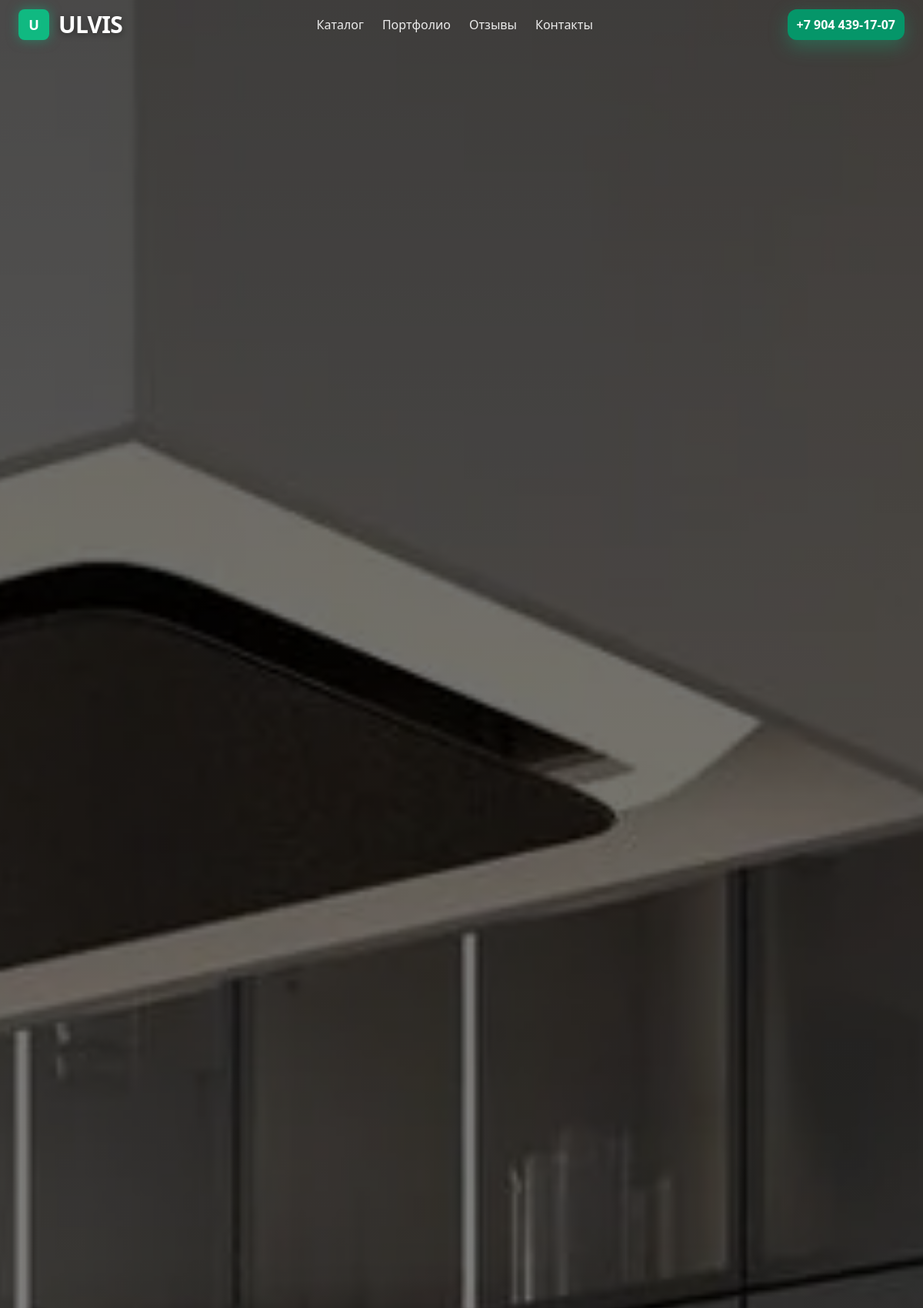
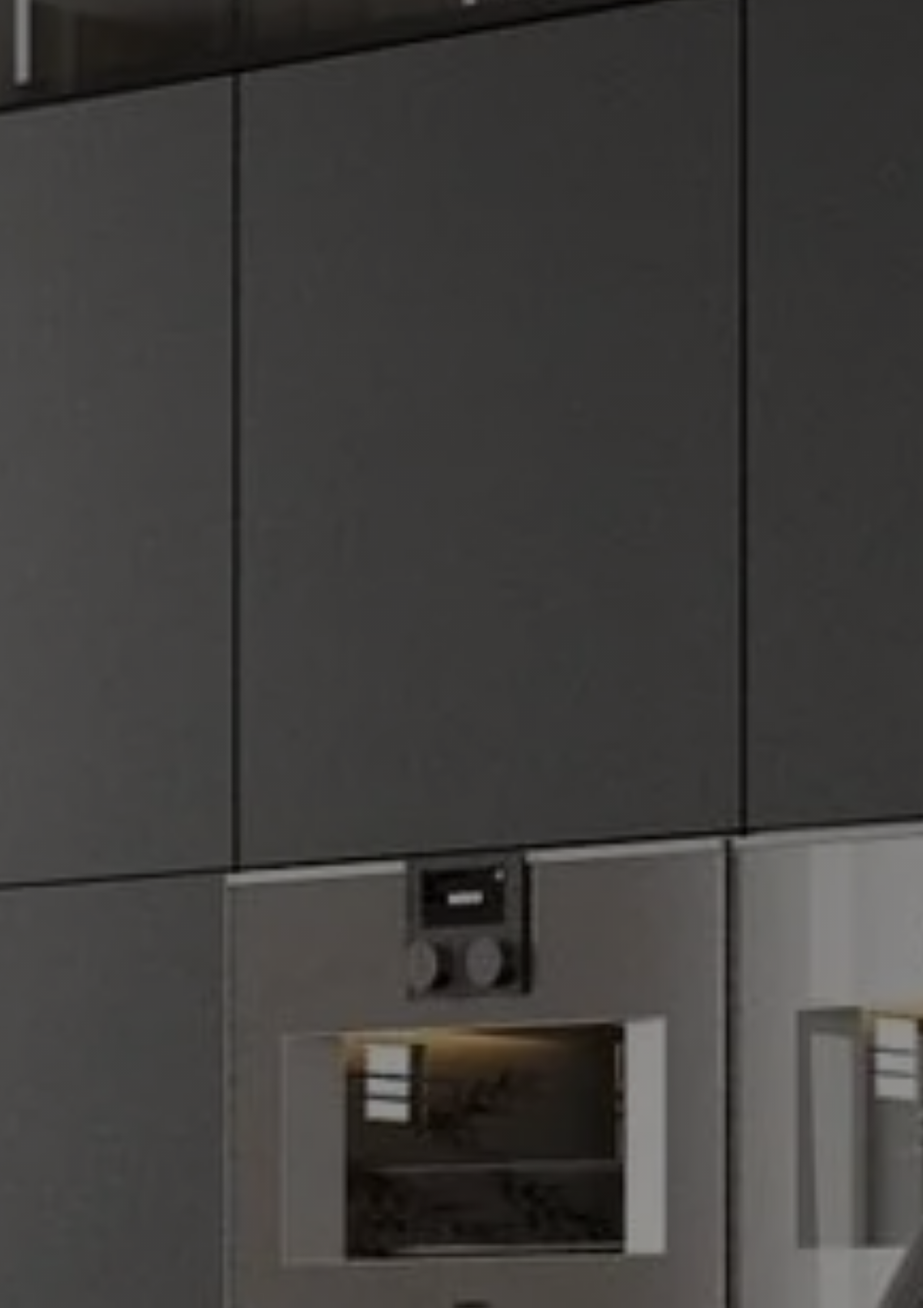
The page / (upper part) on the database its author committed (2 pictures, top to bottom).
### pages/models.py (models this page shows, shortened)
class ContactPage(models.Model):
    header_bg   = models.ImageField("Фон хедера", upload_to="contacts/", blank=True, null=True)
    title       = models.CharField("Заголовок", max_length=160, default="Контакты")
    subtitle    = models.CharField("Подзаголовок", max_length=240, blank=True)
    address     = models.CharField("Адрес", max_length=240, blank=True)
    phone       = models.CharField("Телефон", max_length=64, blank=True)
    email       = models.EmailField("Email", blank=True)
    whatsapp    = models.URLField("WhatsApp", blank=True)
    telegram    = models.URLField("Telegram", blank=True)
    vk          = models.URLField("VK", blank=True)
    schedule    = models.TextField("График работы", blank=True,
                    help_text="Каждую строку – отдельной строкой, например: Пн–Пт 10:00–20:00")
    requisites  = models.TextField("Реквизиты", blank=True)
    map_embed   = models.TextField("Карта (iframe-embed)", blank=True,
                    help_text='Вставь iframe от Яндекс/Google. Если заполнено – координаты ниже игнорятся.')
    map_lat     = models.DecimalField("Широта", max_digits=9, decimal_places=6, blank=True, null=True)
    map_lng     = models.DecimalField("Долгота", max_digits=9, decimal_places=6, blank=True, null=True)
    map_zoom    = models.PositiveSmallIntegerField("Зум", default=15)
    is_active   = models.BooleanField("Показывать", default=True)
    updated_at  = models.DateTimeField(auto_now=True)
    class Meta:
        verbose_name = "Страница «Контакты»"
        verbose_name_plural = "Страница «Контакты»"

class HeroSlide(models.Model):
    title = models.CharField("Заголовок", max_length=120, blank=True)
    subtitle = models.CharField("Подзаголовок", max_length=255, blank=True)
    cta_text = models.CharField("Текст кнопки", max_length=60, blank=True, default="Узнать больше")
    cta_url = models.CharField("Ссылка кнопки", max_length=255, blank=True, default="#lead")
    image = models.ImageField("Фон", upload_to="slides/")
    is_active = models.BooleanField("Показывать", default=True)
    order = models.PositiveIntegerField("Порядок", default=0)
    class Meta:
        ordering = ["order", "id"]
        verbose_name = "Слайд хиро"
        verbose_name_plural = "Слайды хиро"

### pages/views.py (the view)
# urls.py: path('', views.index, name='index'),
def index(request):
    slides = HeroSlide.objects.filter(is_active=True).order_by("order", "id")
    categories = Category.objects.filter(is_active=True).order_by("order", "id")[:6]
    usp = USPSection.objects.filter(is_active=True).order_by("order","id").first()
    usp_items = usp.items.filter(is_active=True).order_by("order","id") if usp else []
    about = AboutSection.objects.filter(is_active=True).order_by("order","id").first()
    gallery = GallerySection.objects.filter(is_active=True).order_by("order", "id").first()
    gallery_images = gallery.images.filter(is_active=True).order_by("order","id") if gallery else []
    rev_sec = ReviewSection.objects.filter(is_active=True).order_by("order","id").first()
    reviews = rev_sec.reviews.filter(is_active=True) if rev_sec else []
    cta = LeadSection.objects.filter(is_active=True).order_by("order","id").first()
    steps = [
        {"num": 1, "text": "Вы оставляете заявку"},
        {"num": 2, "text": "Замер и проект"},
        {"num": 3, "text": "Изготовление и сборка"},
        {"num": 4, "text": "Доставка и гарантия"},
    ]
    success = request.GET.get("success")  # <-- флаг из урла
    ctx = {
        'slides': slides,
        "categories_db": categories,
        "usp": usp,
        "about": about,
        "usp_items": usp_items,
        "gallery": gallery,
        "gallery_images": gallery_images,
        "rev_sec": rev_sec,
        "reviews": reviews,
        "cta": cta,
        "success": success,
        "steps": steps,       # <-- в шаблон
    }
    ctx.update(get_contact_context())
    return render(request, 'pages/index.html', ctx)

### pages/views.py (called while the page is built)
def get_contact_context():
    page = ContactPage.objects.filter(is_active=True).first()
    tel_href = None
    if page and page.phone:
        import re
        digits = re.sub(r"\D+", "", page.phone)
        if digits.startswith("8"):
            digits = "7" + digits[1:]
        if not digits.startswith("7"):
            digits = "7" + digits
        tel_href = f"+{digits}"
    return {"contact": page, "tel_href": tel_href}

### pages/templates/pages/index.html (shortened to what this page needs)
{% extends 'base.html' %}
{% load static %}
{% block content %}
<section class="relative h-[80vh] overflow-hidden">
  <div class="swiper h-full" id="hero-swiper">
    <div class="swiper-wrapper">
      {% for s in slides %}
      <div class="swiper-slide relative">
        <img src="{{ s.image.url }}"
             class="absolute inset-0 w-full h-full object-cover scale-105 transition-transform duration-[4000ms] ease-out swiper-zoom"
             alt="{{ s.title }}">
        <div class="absolute inset-0 bg-gradient-to-b from-black/60 via-black/40 to-black/70"></div>
        <div class="relative z-10 flex h-[80vh] items-center">
        </div>
      </div>
      {% endfor %}
    </div>
  </div>
</section>
{% endblock %}

### pages/templates/partials/_header.html (shortened to what this page needs)
<header id="site-header"
  class="fixed inset-x-0 top-0 z-40 transition-all {{ header_class|default:'' }}">
  <div class="header-surface pointer-events-none absolute inset-0 transition-all"></div>
  <div class="relative max-w-7xl mx-auto px-4 md:px-6">
    <div class="h-16 flex items-center justify-between gap-4">
      <a href="/" class="shrink-0 flex items-center gap-3 select-none">
        <div class="w-10 h-10 rounded-lg bg-emerald-500 text-white font-black text-lg grid place-items-center shadow-[0_0_15px_rgba(16,185,129,0.5)]">U</div>
        <span class="font-black text-3xl tracking-tight text-white drop-shadow-[0_2px_4px_rgba(0,0,0,0.4)] leading-none">ULVIS</span>
      </a>
      <nav class="hidden md:flex items-center gap-6">
  <a href="/catalog/"   class="nav-link relative text-white/90 hover:text-emerald-400">Каталог</a>
  <a href="/#portfolio" class="nav-link relative text-white/90 hover:text-emerald-400">Портфолио</a>
  <a href="/#reviews"   class="nav-link relative text-white/90 hover:text-emerald-400">Отзывы</a>
  <a href="/contacts/"  class="nav-link relative text-white/90 hover:text-emerald-400">Контакты</a>
</nav>
      <div class="flex items-center gap-3">
        {% if contact and contact.phone %}
    <a href="tel:{{ tel_href|default:contact.phone }}"
       class="hidden sm:inline-flex h-10 items-center rounded-xl px-3 font-semibold text-white
              bg-emerald-600 hover:bg-emerald-500 transition shadow-[0_8px_24px_rgba(16,185,129,.35)]">
      {{ contact.phone }}
    </a>
  {% else %}
    <a href="tel:+78001234568"
       class="hidden sm:inline-flex h-10 items-center rounded-xl px-3 font-semibold text-white
              bg-emerald-600 hover:bg-emerald-500 transition shadow-[0_8px_24px_rgba(16,185,129,.35)]">
      8&nbsp;(800)&nbsp;123-45-68
    </a>
  {% endif %}
      </div>
    </div>
  </div>
</header>

### pages/static/css/main.css (style rules this page uses)
:root { --swiper-theme-color:#fff; --swiper-navigation-color:#fff; }
#site-header .header-surface { background: transparent; }
.nav-link { position:relative; padding:.25rem 0; }
.nav-link:after { content:""; position:absolute; left:0; bottom:-6px; height:2px; width:0; background: linear-gradient(90deg,#10b981,#34d399); transition:width .25s ease; }
.nav-link { transition: color .2s ease, text-shadow .3s ease; }
.swiper-slide-active .swiper-zoom { transform: scale(1); }

### pages/templates/base.html (style rules this page uses)
#site-header .header-surface { background: transparent; transition: background .3s ease, backdrop-filter .3s ease, box-shadow .3s ease; }

### rows shown on the page
ContactPage: phone "+7 904 439-17-07"
HeroSlide: image (picture)
